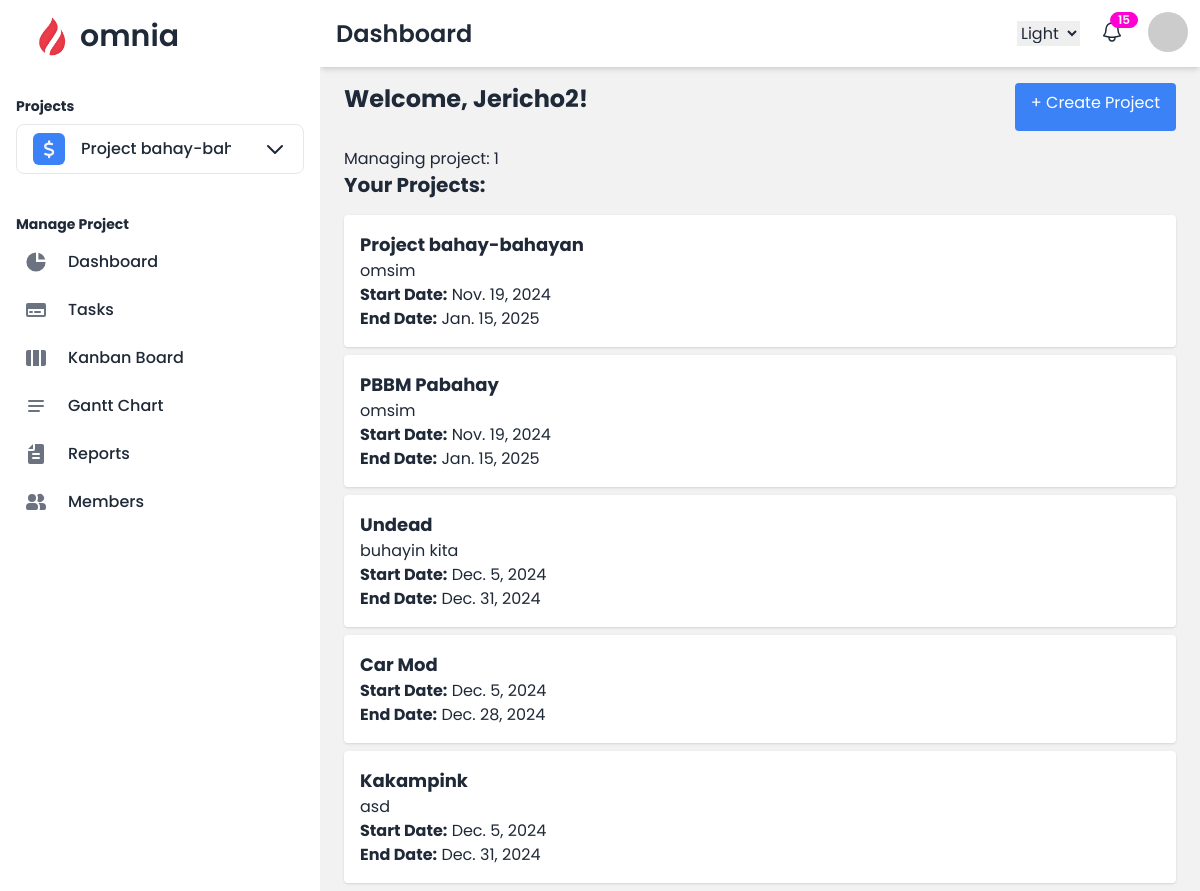
The page /projects/projects/ (signed in) on the database its author committed.
### users/models.py (models this page shows)
class CustomUser(AbstractUser):
    email = models.EmailField(unique=True, blank=False, null=False)
    is_first_login = models.BooleanField(default=True)
    MEMBER = 'member'
    MANAGER = 'manager'
    ROLE_CHOICES = [
        (MEMBER, 'Member'),
        (MANAGER, 'Manager'),
    ]
    role = models.CharField(max_length=10, choices=ROLE_CHOICES, default=MANAGER)
    profile_picture = models.ImageField(upload_to='profile_pictures/', blank=True, null=True)

### projects/models.py (models this page shows, shortened)
class Project(models.Model):
    COLOR_CHOICES = [
        ('purple', 'Purple'),
        ('red', 'Red'),
        ('amber', 'Amber'),
        ('blue', 'Blue'),
        ('green', 'Green'),
        ('teal', 'Teal'),
        ('yellow', 'Yellow'),
        ('orange', 'Orange'),
        ('pink', 'Pink'),
        ('gray', 'Grey'),
    ]
    name = models.CharField(max_length=100)
    emoji_icon = models.CharField(max_length=255, blank=True, null=True)
    description = models.TextField(blank=True, null=True)
    color = models.CharField(max_length=20, choices=COLOR_CHOICES, default='blue')
    start_date = models.DateField()
    end_date = models.DateField()
    current_sprint = models.ForeignKey('Sprint', on_delete=models.CASCADE, related_name='current_sprint', blank=True, null=True)
    created_at = models.DateTimeField(auto_now_add=True)
    owner = models.ForeignKey(settings.AUTH_USER_MODEL, on_delete=models.CASCADE, related_name='owned_projects')

### projects/views.py (the view)
# urls.py: path('projects/', views.project_list, name='projects'),
@login_required
def project_list(request):
    user_projects = Project.objects.filter(owner=request.user) if request.user.role == 'manager' else []
    return render(request, 'projects/project_list.html', {'projects': user_projects})

### projects/context_processors.py (called while the page is built)
def user_projects(request):
    if request.user.is_authenticated:
        projects = Project.objects.filter(owner=request.user)
        return {'user_projects': projects}
    return {}

### projects/templatetags/custom_filters.py (called while the page is built)
@register.filter
def get_item(value, key):
    for item in value:
        if item.id == int(key):
            return item
    return None

### projects/templates/projects/project_list.html (shortened to what this page needs)
{% extends 'project_base.html' %}
{% block heading %}Dashboard{% endblock %}
{% block content %}
<div class="flex justify-between mb-4">
    <h1 class="text-2xl font-bold mb-4">Welcome, {{ request.user.first_name }}!</h1>
    <a href="{% url 'create_project' %}"
       class="bg-blue-500 text-white py-2 px-4 rounded hover:bg-blue-600">
        + Create Project
    </a>
</div>
{% if projects %}
    {% if request.session.current_project_id %}
        <p>Managing project: {{ request.session.current_project_id }}</p>
    {% else %}
        <p>No project selected. Please create or join a project.</p>
    {% endif %}
    <h2 class="text-xl font-bold">Your Projects:</h2>
    <ul class="mt-4">
        {% for project in projects %}
            <li class="bg-white shadow p-4 rounded mb-2">
                <h3 class="text-lg font-bold">{{ project.name }}</h3>
                <p>{{ project.description }}</p>
                <p><strong>Start Date:</strong> {{ project.start_date }}</p>
                <p><strong>End Date:</strong> {{ project.end_date }}</p>
            </li>
        {% endfor %}
    </ul>
{% else %}
    <p class="text-gray-500">No projects found. Create a new project!</p>
{% endif %}
{% endblock %}

### projects/templates/project_base.html (shortened to what this page needs)
{% load static %}
{% load custom_filters %}
<!DOCTYPE html>
<html lang="en" data-theme="light">
<head>
    <link href="https://cdnjs.cloudflare.com/ajax/libs/font-awesome/6.0.0/css/all.min.css" rel="stylesheet">
    <link href="https://cdn.jsdelivr.net/npm/daisyui@4.12.14/dist/full.min.css" rel="stylesheet" type="text/css" />
    <script src="https://cdn.tailwindcss.com"></script>
</head>
<body style="font-family: 'Poppins', sans-serif;">
    <div class="drawer lg:drawer-open">
        <div class="drawer-content flex flex-col">
            <div class="navbar sticky top-0 bg-base-100  z-10 shadow-md ">
                <div class="flex-1">
                    <h1 class="text-2xl font-semibold ml-2">{% block heading %}Dashboard{% endblock %}</h1>
                </div>
                <div class="flex-none">
                    <label class="swap">
                        <select data-choose-theme>
                          <option value="light">Light</option>
                        </select>
                    </label>
                    <div class="dropdown dropdown-bottom dropdown-end">
                      <button class="btn ml-4 btn-circle btn-ghost btn-sm">
                        <div class="indicator">
                            <span class="indicator-item badge badge-secondary badge-sm">15</span>
                        </div>
                      </button>
                    </div>
                    <div class="dropdown dropdown-end ml-4">
                        <label tabindex="0" class="btn btn-ghost btn-circle avatar">
                            <div class="w-10 rounded-full"><img src="https://placeimg.com/80/80/people" alt="profile"></div>
                        </label>
                    </div>
                </div>
            </div>
            <div class="flex-1 overflow-y-auto md:pt-4 pt-4 px-6  bg-base-200">
                {% block content %}
                {% endblock %}
            </div>
        </div>
        <div class="drawer-side z-30">
            <ul class="menu pt-2 px-4 w-80 bg-base-100 min-h-full space-y-2 text-base-content">
                <li class="mb-2 font-semibold text-3xl"><a href="/projects/dashboard"><img class="mask mask-squircle w-10" src="{% static 'logo/logo.png' %}" alt="Omnia Logo">omnia</a> </li>
                    <span class="py-1"></span>
                {% if request.user.role == 'manager' %}
                    <h2 class="text-sm font-bold mt-4 mb-2">Projects</h2>
                    <li tabindex="0" role="button" class="dropdown dropdown-bottom z-50">
                        <span class="flex items-center text-base font-medium rounded-lg transition duration-75 border">
                            {% if request.session.current_project_id %}
                                {% with current_project=user_projects|get_item:request.session.current_project_id %}
                                    <i class="fas {{ current_project.emoji_icon }} text-lg text-gray-100 bg-{{ current_project.color }}-500 w-8 h-8 flex items-center justify-center rounded-md mr-2"></i>
                                    <span class="truncate max-w-[150px] min-w-[150px] flex items-center">
                                        {{ current_project.name }}
                                    </span>
                                {% endwith %}
                            {% else %}
                                Project Name
                            {% endif %}
                            <svg class="w-6 h-6 text-gray-800 ml-6" aria-hidden="true" xmlns="http://www.w3.org/2000/svg" width="24" height="24" fill="none" viewBox="0 0 24 24">
                                <path stroke="currentColor" stroke-linecap="round" stroke-linejoin="round" stroke-width="2" d="m19 9-7 7-7-7"/>
                            </svg>
                        </span>
                    </li>
                    <span class="py-3"></span>
                    {% if request.session.current_project_id %}
                    <h2 class="text-sm font-bold mb-2">Manage Project</h2>
                    <li>
                        <a href="{% url 'dashboard' %}"
                           class="flex items-center p-2 text-base font-medium rounded-lg transition duration-75 {% if request.path == '/projects/dashboard/' %}active{% endif %}"
                        >
                           <span class="ml-3">Dashboard</span>
                        </a>
                    </li>
                    <li>
                        <a href="{% url 'project_tasks' %} "
                           class="flex items-center p-2 text-base font-medium rounded-lg transition duration-75 {% if 'tasks' in request.path %}active{% endif %}">
                           <span class="ml-3">Tasks</span>
                        </a>
                    </li>
                    <li>
                        <a href="{% url 'kanban_board' %}"
                           class="flex items-center p-2 text-base font-medium rounded-lg transition duration-75 {% if 'kanban' in request.path %}active{% endif %}">
                            <svg class="w-6 h-6 text-gray-500" aria-hidden="true" xmlns="http://www.w3.org/2000/svg" width="24" height="24" fill="currentColor" viewBox="0 0 24 24">
                              <path fill-rule="evenodd" d="M15 4H9v16h6V4Zm2 16h3a2 2 0 0 0 2-2V6a2 2 0 0 0-2-2h-3v16ZM4 4h3v16H4a2 2 0 0 1-2-2V6a2 2 0 0 1 2-2Z" clip-rule="evenodd"/>
                            </svg>
                           <span class="ml-3">Kanban Board</span>
                        </a>
                    </li>
                    <li>
                        <a href="{% url 'gantt_chart' %}"
                           class="flex items-center p-2 text-base font-medium rounded-lg transition duration-75 {% if 'gantt' in request.path %}active{% endif %}"
                        >
                            <svg class="w-6 h-6 text-gray-500" aria-hidden="true" xmlns="http://www.w3.org/2000/svg" width="24" height="24" fill="none" viewBox="0 0 24 24">
                              <path stroke="currentColor" stroke-linecap="round" stroke-width="2" d="M5 7h14M5 12h14M5 17h10"/>
                            </svg>
                           <span class="ml-3">Gantt Chart</span>
                        </a>
                    </li>
                    <li>
                        <a href="#" class="flex items-center p-2 text-base font-medium rounded-lg transition duration-75 {% if 'reports' in request.path %}active{% endif %}"
                        >
                           <span class="ml-3">Reports</span>
                        </a>
                    </li>
                    <li>
                        <a href="{% url 'members' %}" class="flex items-center p-2 text-base font-medium rounded-lg transition duration-75 {% if 'members' in request.path %}active{% endif %}"
                        >
                           <span class="ml-3">Members</span>
                        </a>
                    </li>
                    {% endif %}
                {% endif %}
            </ul>
        </div>
    </div>
</body>
</html>

### rows shown on the page
CustomUser: user.first_name "Jericho2"
Project: name "Project bahay-bahayan", description "omsim", start_date "Nov. 19, 2024", end_date "Jan. 15, 2025", name "Project bahay-b…"
Project: name "PBBM Pabahay", description "omsim", start_date "Nov. 19, 2024", end_date "Jan. 15, 2025"
Project: name "Undead", description "buhayin kita", start_date "Dec. 5, 2024", end_date "Dec. 31, 2024"
Project: name "Car Mod", start_date "Dec. 5, 2024", end_date "Dec. 28, 2024"
Project: name "Kakampink", description "asd", start_date "Dec. 5, 2024", end_date "Dec. 31, 2024"

### other values the page prints
{{ request.session.current_project_id }} "1"
